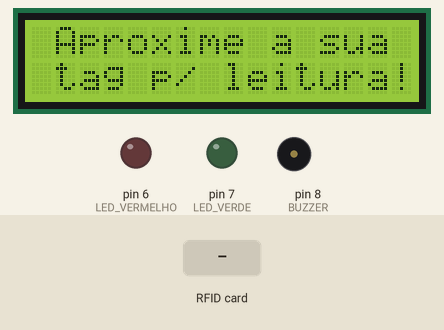
Simulated run of this sketch. Board: Arduino Uno, built with avr-gcc and run on an emulated ATmega328P. Shown: 16×2 character LCD, output pins drawn as LEDs (lit = HIGH), buzzer (waves = sounding). Dashed ring = blinking. Inputs (shaded band) come from the test bench. Pins used as bus, display or sensor lines are not drawn; what the sketch prints to the serial monitor is not drawn.

Above: at 1.3 s.
1.4 s: RFID card 93 5D E3 11 held to the reader
At 4.2 s:
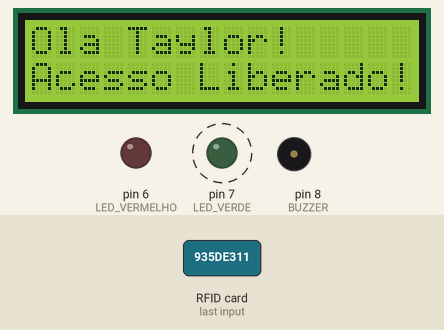
4.4 s: RFID card 5E 7A 19 C4 held to the reader
At 6.2 s:
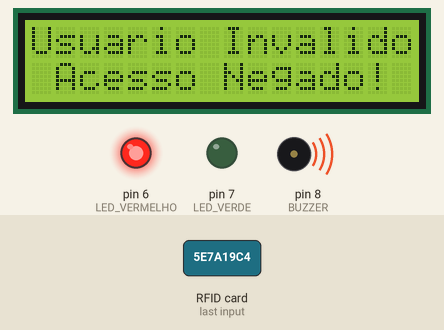
At 7.1 s:
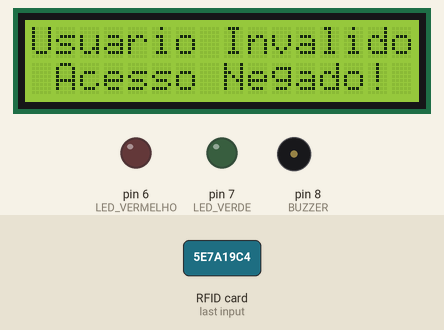
Timing chart, 0 to 8.6 s (numbered marks = the images above; inputs shaded):
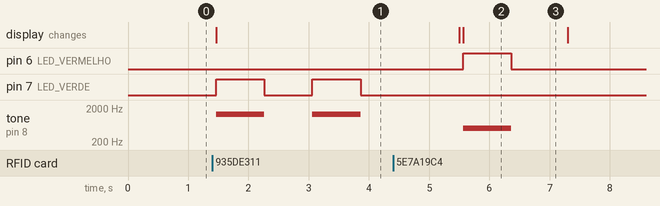

Measured:
- after the input at 1.4 s, pin 7 (LED_VERDE): alternates HIGH for 0.80 s and LOW for 0.80 s, starting after 0.06 s; tone on pin 8 (BUZZER): alternates 1300 Hz for 0.80 s and silent for 0.80 s, starting after 0.06 s; the display: changes after 0.06 s (image 1)
- after the input at 4.4 s, pin 6 (LED_VERMELHO): LOW → HIGH after 1.2 s, → LOW 0.80 s later; tone on pin 8 (BUZZER): silent → 500 Hz after 1.2 s, → silent 0.80 s later; the display: first differs from a run without the input after 1.2 s (image 2)
- what the display in image 2 shows lasts 1.7 s, from 5.6 s to 7.3 s

The sketch:

Controlled_Access.ino
```cpp
// Controlled_Access

#include <SPI.h>                //Biblioteca padrão SPI
#include <MFRC522.h>            //Biblioteca do RFID
#include <Wire.h>               //Biblioteca Do LCD + I2C
#include <LiquidCrystal_I2C.h>  //Biblioteca Do LCD + I2C


//Pinos definição do projeto
#define SS_PIN 10               // Pino Chip Select
#define RST_PIN 9               // Pino Reset
#define BUZZER 8                // Pino Buzzer
#define LED_VERDE 7             // Pino LED
#define LED_VERMELHO 6          // Pino LED

MFRC522 mfrc522(SS_PIN, RST_PIN);   // Instacia do objeto (RFID)


String cartoescadastrados[1] ={"93 5D E3 11"};   // Codigo UID das Tags com permissão.


LiquidCrystal_I2C lcd(0x27, 2, 1, 0, 4, 5, 6, 7, 3, POSITIVE); // Funcionamento do LCD + I2C

 //Pinos do LED RGB
 int ledVermelho =2;
 int ledVerde =3;


void setup()
{
  Serial.begin(9600);  //Inicia a Serial Arduino
  lcd.begin(16,2);     //Inicia LCD
  SPI.begin();         //Inicia conexão SPI.
  mfrc522.PCD_Init();  // Inicia MFRC522
  Serial.println();
  pinMode(LED_VERDE, OUTPUT);     // Declara o pino do led verde como saída
  pinMode(LED_VERMELHO, OUTPUT);  // Declara o pino do led vermelho como saída
  pinMode(BUZZER, OUTPUT);        // Declara o pino do buzzer como saída

  mensagemhome();    //Metodo do Menu

}

void loop()
{

  if ( ! mfrc522.PICC_IsNewCardPresent())  //Espera a proximidade da tag
  {
    return;
  }
  if ( ! mfrc522.PICC_ReadCardSerial())   //Seleciona a tag
  {
    return;
  }
  Serial.print("Codigo do aluno :");   //Exibe o conteudo da tag no serial monitor
  String banco= "";                 //String que armazena a UID do cartão
  byte letra;                          //Captura cada dado em formato de Byte

  for (byte i = 0; i < mfrc522.uid.size; i++)
  {
     Serial.print(mfrc522.uid.uidByte[i] < 0x10 ? " 0" : " ");
     Serial.print(mfrc522.uid.uidByte[i], HEX);
     banco.concat(String(mfrc522.uid.uidByte[i] < 0x10 ? " 0" : " "));
     banco.concat(String(mfrc522.uid.uidByte[i], HEX));
  }

  Serial.println();
  boolean tagVerificada = false;            //Tag autorizada ou não

  lcd.clear();
  lcd.setCursor(0,0);


  Serial.print("Leitura : ");


  banco.toUpperCase();    //coloca o valor do conteudo em maisculo

 for(int indice =0; indice < sizeof(cartoescadastrados); indice++){       // Nesse FOR verifica se a tag lida esta cadastrada
   if (banco.substring(1) == cartoescadastrados[0])
  {
    Serial.println("Ola Taylor!");
    Serial.println("Acesso Liberado!");

    lcd.print("Ola Taylor!");
    lcd.setCursor(0,1);
    lcd.println("Acesso Liberado!");

    tagVerificada = true;
    efeitoPermitido();
    delay(800);
    mensagemhome();
    banco= "";         //Limpa a String conteudo para  nova leitura

  }

  if((tagVerificada == false)&&(banco != "")){     //Informa que o o usuario que não tem cadastro


    Serial.println("Usuario Não Cadastrado! ");       //Se sim exibe as seguintes mensagem no serial
    Serial.println("Acesso Não Permitido!");

    lcd.print("Usuario Invalido!");                   //Se sim exibe as seguintes mensagem no lcd
    lcd.setCursor(0,1);
    lcd.println(" Acesso Negado! ");

    efeitoNegado();                              // Acende led vermelho
    delay(100);

    mensagemhome();

    banco= "";
  }
}

}


void mensagemhome()   //Menu inicial que informa ao usuário como prosseguir
{
  Serial.println();
  Serial.println("Aproxime o seu cartao do leitor :");

  lcd.clear();                 //Limpa o LCD
  lcd.setCursor(0,0);
  lcd.print(" Aproxime a sua");     //Printa no LCD
  lcd.setCursor(0,1);
  lcd.print(" tag p/ leitura!");

  digitalWrite(ledVermelho, HIGH);
  digitalWrite(ledVerde, HIGH);

  Serial.println();

}


void tagValida()             // Metodo quando tag valida
{
  digitalWrite(ledVerde, LOW);
}


void tagInvalida()             //Metodo  quando a tag invalida
{
  digitalWrite(ledVermelho, LOW);

}

void efeitoPermitido(){
    int quantidadebips = 2;           //Bips Buzzer
    for(int j=0; j<quantidadebips; j++){

    tone(BUZZER,1300);                     ///Ligando o buzzer e o led verde.
    digitalWrite(LED_VERDE, HIGH);
    delay(800);

    noTone(BUZZER);                      //Desligando o buzzer e led verde.
    digitalWrite(LED_VERDE, LOW);
    delay(800);
  }
}

void efeitoNegado(){
    int quantidadebips = 1;  //Bips Buzzer
    for(int j=0; j<quantidadebips; j++){
    //Ligando o buzzer com uma frequência de 500 hz e ligando o led vermelho.
    tone(BUZZER,500);
    digitalWrite(LED_VERMELHO, HIGH);
    delay(800);

    noTone(BUZZER);                            //Desligando o buzzer e led verde.
    digitalWrite(LED_VERMELHO, LOW);
    delay(800);
  }
}
```
